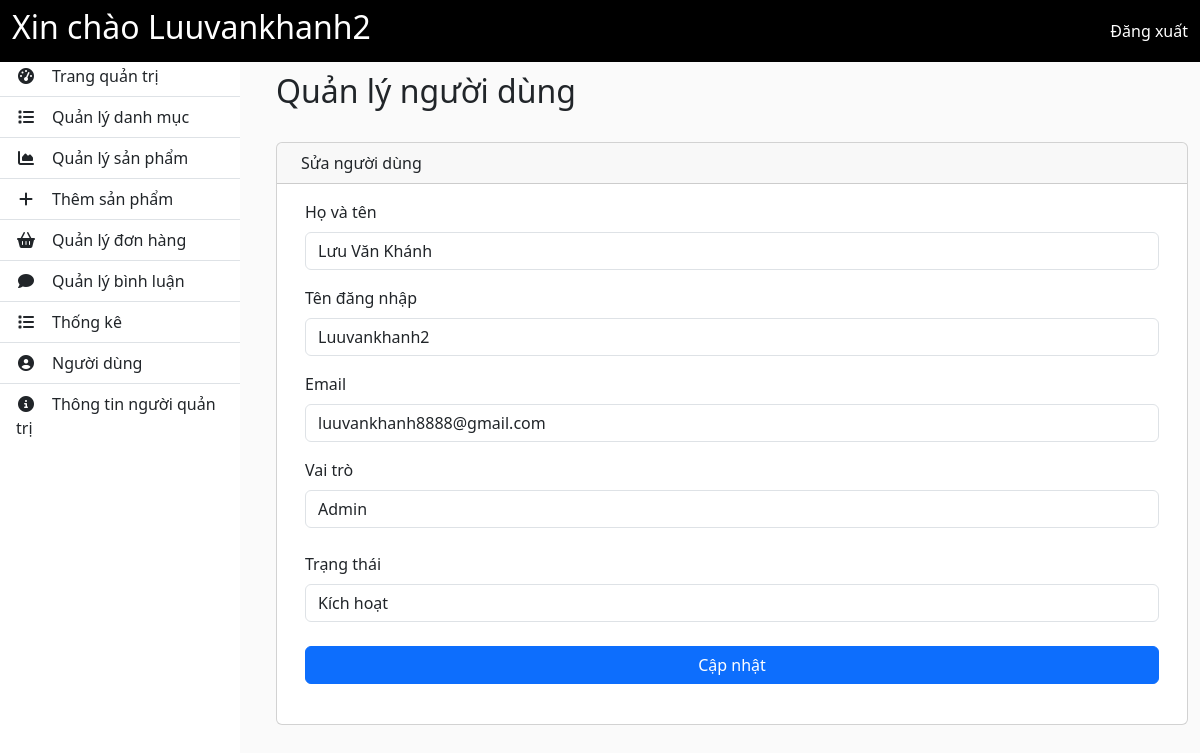
The page /admin/?mod=users&act=edit&edit_id=6 (signed in) on the database its author committed.
### tables this page shows
CREATE TABLE `khachhang` (
  `id` int(11) NOT NULL,
  `ma_vai_tro` int(11) NOT NULL,
  `ten_dang_nhap` varchar(30) NOT NULL,
  `email` varchar(100) NOT NULL,
  `ho_va_ten` varchar(100) NOT NULL,
  `mat_khau` varchar(50) NOT NULL,
  `kich_hoat` enum('1','2') NOT NULL DEFAULT '1',
  `tao_ngay` timestamp NOT NULL DEFAULT current_timestamp(),
  `cap_nhat_ngay` timestamp NOT NULL DEFAULT current_timestamp()
);

### admin/thuvien/database.php (called while the page is built, shortened)
<?php
$conn = mysqli_connect("localhost", "root", "", "php_test");
function db_query($query_string)
{
  global $conn;
  $result = mysqli_query($conn, $query_string);
  return $result;
}
function db_fetch_row($query_string)
{
  $mysqli_result = db_query($query_string);
  $result = mysqli_fetch_assoc($mysqli_result);
  return $result;
}

### admin/modules/users/models/usersModel.php (called while the page is built, shortened)
<?php
function getUserInfo($id)
{
  $user = db_fetch_row("SELECT * FROM `khachhang` WHERE `id` = '{$id}'");
  return $user;
}

### admin/modules/users/views/edit.php (the view, shortened to what this page needs)
<?php
$userID = isset($_GET['edit_id']) ? (int)$_GET['edit_id'] : "";
$infoUser = getUserInfo($userID);
?>
<div id="wrapper">
  <?php require "layout/sidebar.php"; ?>
  <main id="mainWrapper">
    <h2 class="mainWrapper-heading">Quản lý người dùng</h2>
    <div class="container pt-4" id="main-content">
      <div class="row">
        <div class="col-md-12 mb-3">
          <div class="card">
            <div class="card-header"><span><i class="bi bi-table me-2"></i></span>Sửa người dùng</div>
            <div class="card-body">
              <div class="table-responsive">
                <div class="mx-auto container">
                  <?php if (!empty($infoUser)) {
                  ?>
                    <form method="post" action="" id="edit-order-form">
                      <div class="mb-3">
                        <label for="fullname" class="form-label">Họ và tên</label>
                        <input type="text" class="form-control" value="<?php echo $infoUser['ho_va_ten'] ?>" id="fullname" name="fullname">
                      </div>
                      <div class="mb-3">
                        <label for="username" class="form-label">Tên đăng nhập</label>
                        <input type="text" class="form-control" value="<?php echo $infoUser['ten_dang_nhap'] ?>" id="username" name="username">
                      </div>
                      <div class="mb-3">
                        <label for="email" class="form-label">Email</label>
                        <input type="email" class="form-control" value="<?php echo $infoUser['email'] ?>" id="email" name="email">
                      </div>
                      <div class="form-outline mb-4">
                        <label class="form-label" for="roles">Vai trò</label>
                        <select name="roles" id="roles" class="form-control">
                          <option value="1" <?php echo $select = (int)$infoUser['ma_vai_tro'] === 1 ? "selected" : "" ?>>Admin</option>
                        </select>
                      </div>
                      <div class="form-outline mb-4">
                        <label class="form-label" for="active">Trạng thái</label>
                        <select name="active" id="active" class="form-control">
                          <option value="1" <?php echo $select = (int)$infoUser['kich_hoat'] === 1 ? "selected" : "" ?>>Kích hoạt</option>
                        </select>
                      </div>
                      <button type="submit" class="btn btn-primary btn-block mb-4 w-100" name="button-edit-user">Cập nhật</button>
                    </form>
                  <?php } ?>
                </div>
              </div>
            </div>
          </div>
        </div>
      </div>
    </div>
  </main>
</div>

### admin/css/main.css (style rules this page uses)
* { margin: 0; padding: 0; box-sizing: border-box; }
body { background-color: #fafafa; min-height: 100vh; }
main#mainWrapper { flex: 1; margin-top: 4.5rem; }
#main-content { position: sticky !important; left: 0; top: 0; }
#wrapper { display: flex; gap: 0 1.5rem; }
.mainWrapper-heading { padding-left: 12px; }

### rows shown on the page
khachhang: fullname "Lưu Văn Khánh", username "Luuvankhanh2", email "luuvankhanh8888@gmail.com"

### other values the page prints
$_SESSION['admin_login'] "Luuvankhanh2"
